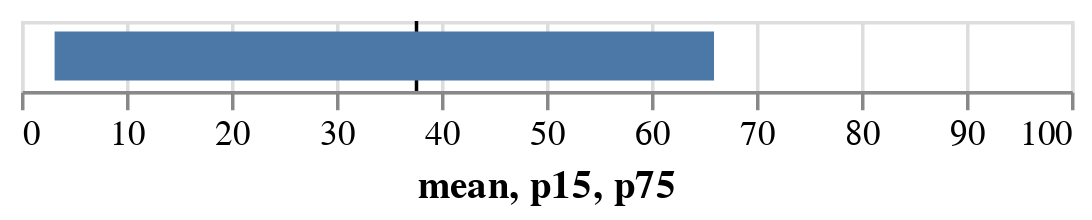

Notebook cell for this chart:
### Code cell
(render-mime "application/vnd.vegalite.v3+json" 
             {
                  :$schema "https://vega.github.io/schema/vega-lite/v5.json",              
                  :data {:values [gci-stats]}      
                  :layer [
                    {:mark {:type "rule"}
                     :encoding {
                        :x {:field :mean, :type "quantitative" :scale {:domain [0 100]}} :title nil}
                     }
                     {:mark {:type "bar", :size 14},
                      :encoding {
                        :x {:field :p15, :type "quantitative"},
                        :x2 {:field :p75},
                        :color {:field :measurement, :type "nominal" :legend nil}
                      }
                    }
                    
                    
               ]


    } )

### Figure 1 — Vega-Lite specification as saved in the notebook (floating-point values rounded to 4 significant figures)
{"$schema": "https://vega.github.io/schema/vega-lite/v5.json", "data": {"values": [{"mean": 37.67, "measurement": "gci", "p15": 3.2, "p50": 16, "p75": 66}]}, "layer": [{"encoding": {"title": null, "x": {"field": "mean", "scale": {"domain": [0, 100]}, "type": "quantitative"}}, "mark": {"type": "rule"}}, {"encoding": {"color": {"field": "measurement", "legend": null, "type": "nominal"}, "x": {"field": "p15", "type": "quantitative"}, "x2": {"field": "p75"}}, "mark": {"size": 14, "type": "bar"}}]}
